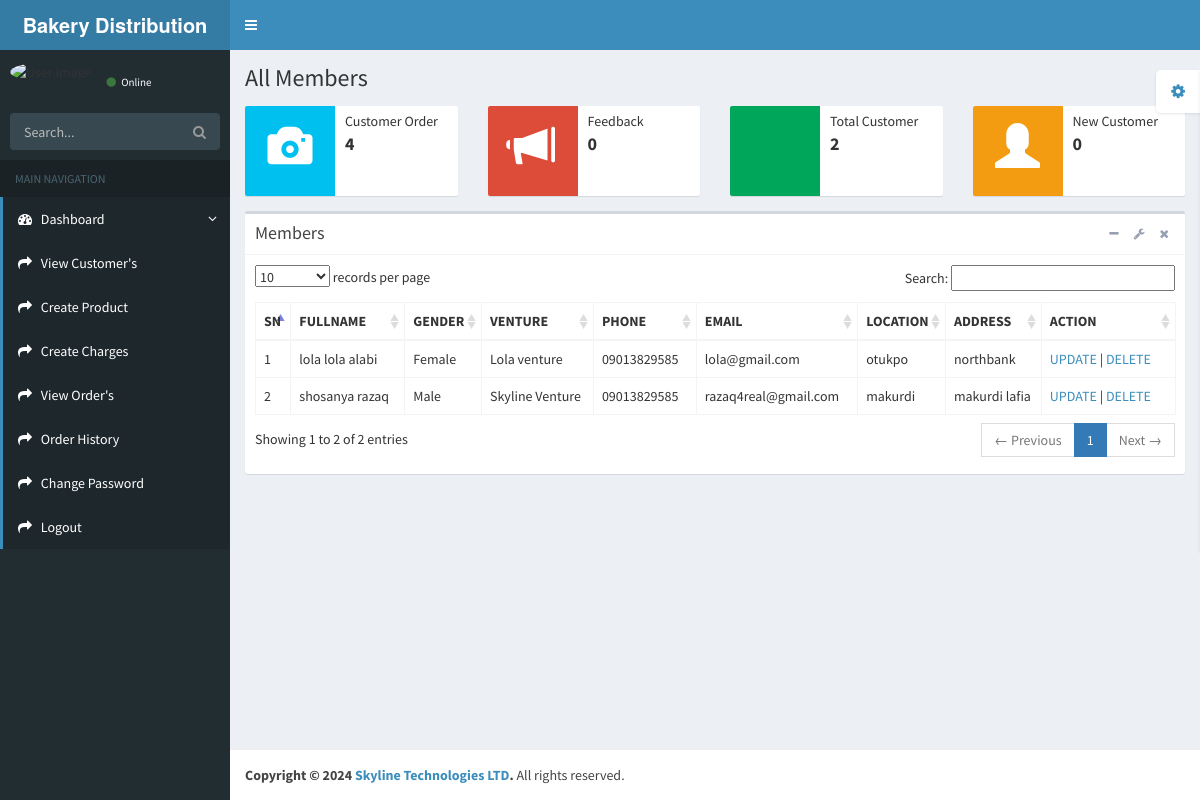
Screenshot of /admin/viewcustomer.php with the database file from the repository.
### tables this page shows
CREATE TABLE `customer` (
  `cus_id` varchar(60) NOT NULL,
  `fullname` varchar(60) NOT NULL,
  `venture` varchar(60) NOT NULL,
  `gender` varchar(8) NOT NULL,
  `phone` varchar(15) NOT NULL,
  `email` varchar(60) NOT NULL,
  `location` varchar(60) NOT NULL,
  `address` varchar(500) NOT NULL,
  `reg_date` date NOT NULL
);

### admin/viewcustomer.php (the view, shortened to what this page needs)
<?php
include '../include/connection.php';
?>
<!DOCTYPE html>
<html>
    <head>
        <link href="bootstrap/css/bootstrap.min.css" rel="stylesheet" type="text/css" />
        <link href="https://maxcdn.bootstrapcdn.com/font-awesome/4.3.0/css/font-awesome.min.css" rel="stylesheet" type="text/css" />
        <link href="http://code.ionicframework.com/ionicons/2.0.0/css/ionicons.min.css" rel="stylesheet" type="text/css" />
        <link href="plugins/datatables/dataTables.bootstrap.css" rel="stylesheet" type="text/css" />
        <link href="dist/css/AdminLTE.min.css" rel="stylesheet" type="text/css" />
        <link href="dist/css/skins/_all-skins.min.css" rel="stylesheet" type="text/css" />
    </head>
    <body class="skin-blue">
        <div class="wrapper">
            <?php
            include 'includes/header.php';
            ?>
            <?php
            include 'includes/sidebar.php';
            ?>
            <div class="content-wrapper">
                <section class="content-header">
                    <h1>
                        All Members
                    </h1>
                </section>
                <section class="content">
                    <div class="row">
                        <div class="col-md-3 col-sm-6 col-xs-12">
                            <div class="info-box">
                                <span class="info-box-icon bg-aqua"><i class=" glyphicon glyphicon-camera"></i></span>
                                <div class="info-box-content">
                                    <?php
                                    $num = mysqli_num_rows(mysqli_query($conn, "select * from customer_order"));
                                    ?>
                                    <span class="info-box-text">Customer Order</span>
                                    <span class="info-box-number"><?php echo $num; ?></span>
                                </div>
                            </div>
                        </div>
                        <div class="col-md-3 col-sm-6 col-xs-12">
                            <div class="info-box">
                                <span class="info-box-icon bg-red"><i class="glyphicon glyphicon-bullhorn"></i></span>
                                <div class="info-box-content">
                                    <?php
                                    $customer_feedbacks = mysqli_num_rows(mysqli_query($conn, "select * from contact"));
                                    ?>
                                    <span class="info-box-text">Feedback</span>
                                    <span class="info-box-number"><?php echo $customer_feedbacks; ?></span>
                                </div>
                            </div>
                        </div>
                        <div class="col-md-3 col-sm-6 col-xs-12">
                            <div class="info-box">
                                <span class="info-box-icon bg-green"><i class="ion ion-ios-people-outline"></i></span>
                                <div class="info-box-content">
                                    <?php
                                    $customer_num = mysqli_num_rows(mysqli_query($conn, "select * from customer"));
                                    ?>
                                    <span class="info-box-text">Total Customer</span>
                                    <span class="info-box-number"><?php echo $customer_num; ?></span>
                                </div>
                            </div>
                        </div>
                        <div class="col-md-3 col-sm-6 col-xs-12">
                            <div class="info-box">
                                <span class="info-box-icon bg-yellow"><i  class=" glyphicon glyphicon-user"></i></span>
                                <div class="info-box-content">
                                    <span class="info-box-text">New Customer</span>
                                    <?php
                                    $interval = "2 months";
                                    $date = date("Y-m-d");
                                    $date_object = date_create($date);
                                    $added_date = date_sub($date_object, date_interval_create_from_date_string($interval));
                                    $new_customer_date_range = date_format($added_date, "Y-m-d");
                                    $new_customer = mysqli_num_rows(mysqli_query($conn, "select * from customer where reg_date > '$new_customer_date_range'"));
                                    ?>
                                    <span class="info-box-number"><?php echo $new_customer; ?></span>
                                </div>
                            </div>
                        </div>
                    </div>
                    <div class="row">
                        <div class="col-md-12">
                            <div class="box">
                                <div class="box-header with-border">
                                    <h3 class="box-title">Members</h3>
                                    <div class="box-tools pull-right">
                                        <button class="btn btn-box-tool" data-widget="collapse"><i class="fa fa-minus"></i></button>
                                        <div class="btn-group">
                                            <button class="btn btn-box-tool dropdown-toggle" data-toggle="dropdown"><i class="fa fa-wrench"></i></button>
                                        </div>
                                        <button class="btn btn-box-tool" data-widget="remove"><i class="fa fa-times"></i></button>
                                    </div>
                                </div>
                                <div class="box-body" style="overflow-x: scroll;">
                                    <table id="example1" class="table table-bordered table-hover">
                                        <thead>
                                            <tr>
                                                <th>SN</th>
                                                <th>FULLNAME</th>
                                                <th>GENDER</th>
                                                <th>VENTURE</th>
                                                <th>PHONE</th>
                                                <th>EMAIL</th>
                                                <th>LOCATION</th>
                                                <th>ADDRESS</th>
                                                <th>ACTION</th>
                                            </tr>
                                        </thead>
                                        <tbody>
                                            <?php
                                            $result = mysqli_query($conn, "select * from customer");
                                            $a = 1;
                                            while ($row = mysqli_fetch_array($result)) {
                                                ?>
                                                <tr>
                                                    <td><?php echo $a; ?></td>
                                                    <td><?php echo $row["fullname"]; ?></td>
                                                    <td><?php echo $row["gender"]; ?></td>
                                                    <td><?php echo $row["venture"]; ?></td>
                                                    <td> <?php echo $row["phone"]; ?></td>
                                                    <td> <?php echo $row["email"]; ?></td>
                                                    <td> <?php echo $row["location"]; ?></td>
                                                    <td> <?php echo $row["address"]; ?></td>
                                                    <td>
                                                        <a href="editcustomer.php?m=<?php echo base64_encode($row["email"]); ?>">UPDATE</a> |
                                                        <a href="viewcustomer.php?del_id=<?php echo $row['email']; ?>">DELETE</a>
                                                    </td>
                                                </tr>
                                                <?php
                                                $a++;
                                            }
                                            ?>
                                        </tbody>
                                    </table>
                                </div>
                            </div>
                        </div>
                    </div>
                </section>
            </div>
            <?php
            include 'includes/footer.php';
            ?>
        </div>
    </body>
</html>

### rows the page displays
customer: fullname "lola lola alabi", gender "Female", venture "Lola venture", phone "09013829585", email "lola@gmail.com", location "otukpo", address "northbank"
customer: fullname "shosanya razaq", gender "Male", venture "Skyline Venture", phone "09013829585", email "razaq4real@gmail.com", location "makurdi", address "makurdi lafia"

### other values shown
$num "4"
$customer_feedbacks "0"
$customer_num "2"
$new_customer "0"
